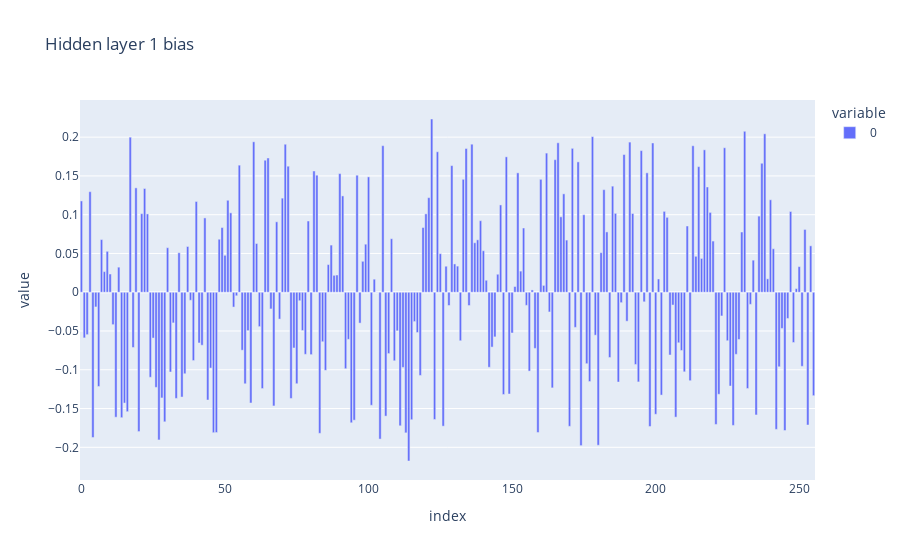
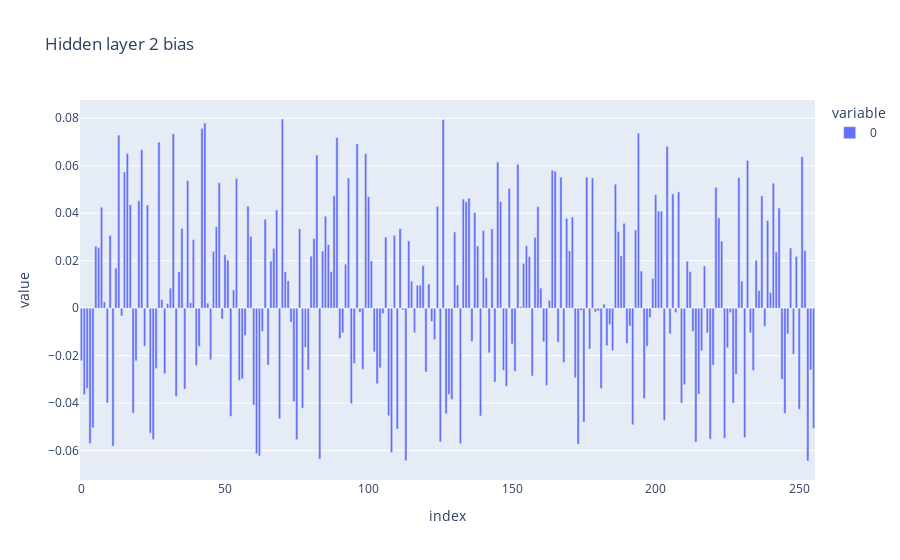
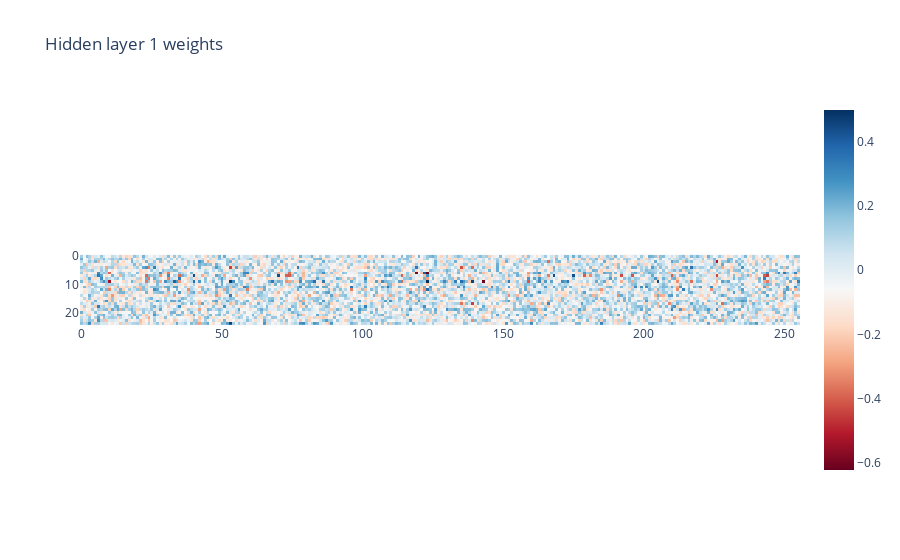
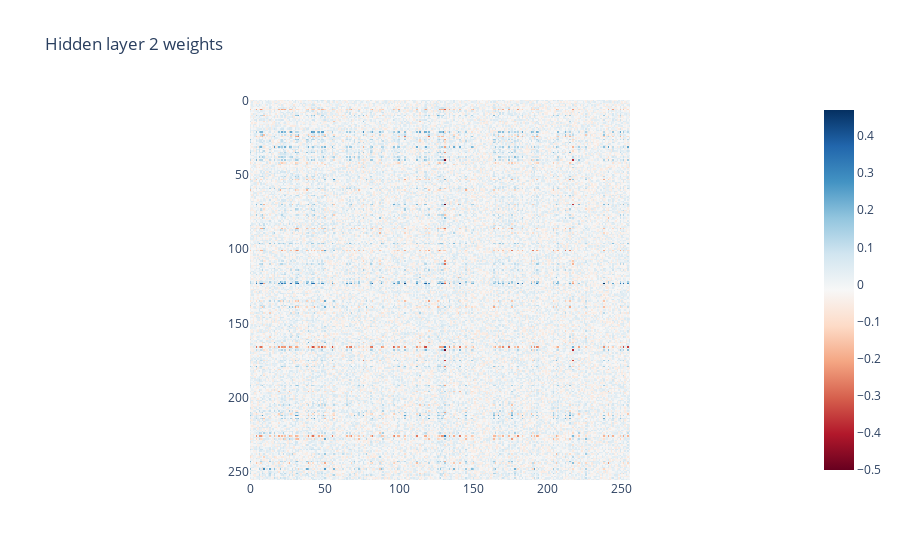

The code cell stored with these charts, in order, in its notebook:
### Code cell
import plotly.express as px
import plotly.graph_objects as go
from plotly.subplots import make_subplots

def analyze_hidden_layer_weights(analyzer: ModelAnalyzer):
    def get_layer_weights(layer):
        weights, biases = layer.parameters()
        return weights.T.detach().numpy(), biases.detach().numpy()
    
    wts_1, b_1 = get_layer_weights(analyzer.hidden_1)
    wts_2, b_2 = get_layer_weights(analyzer.hidden_2)
    
    px.bar(b_1, title="Hidden layer 1 bias", color_continuous_scale="RdBu").show()
    px.bar(b_2, title="Hidden layer 2 bias", color_continuous_scale="RdBu").show()
    px.imshow(wts_1, title="Hidden layer 1 weights", color_continuous_scale="RdBu").show()
    px.imshow(wts_2, title="Hidden layer 2 weights", color_continuous_scale="RdBu").show()

def analyze_hidden_layer_activations(analyzer: ModelAnalyzer):
    obs = env.observation_space.sample()
    analyzer.run_single(obs)
    h_activations = analyzer.activations["hidden_1_relu"].T.detach().numpy()
    print(h_activations.shape)
    fig = px.bar(h_activations, title="Hidden layer 1 Relu activations")
    fig.show()

analyzer = ModelAnalyzer(dqn_model)
analyze_hidden_layer_weights(analyzer)

### Figure 1 — Plotly figure (JSON) as saved in the notebook; plotly's stock layout.template omitted (floating-point values rounded to 4 significant figures; data arrays with more than 128 entries replaced by an {"elided": "..."} marker saying what was removed)
{"data": [{"alignmentgroup": "True", "hovertemplate": "variable=0<br>index=%{x}<br>value=%{y}<extra></extra>", "legendgroup": "0", "marker": {"color": "#636efa", "pattern": {"shape": ""}}, "name": "0", "offsetgroup": "0", "orientation": "v", "showlegend": true, "textposition": "auto", "type": "bar", "x": {"elided": "256 int values"}, "xaxis": "x", "y": {"elided": "256 float values"}, "yaxis": "y"}], "layout": {"barmode": "relative", "legend": {"title": {"text": "variable"}, "tracegroupgap": 0}, "title": {"text": "Hidden layer 1 bias"}, "xaxis": {"anchor": "y", "domain": [0, 1], "title": {"text": "index"}}, "yaxis": {"anchor": "x", "domain": [0, 1], "title": {"text": "value"}}}}

### Figure 2 — Plotly figure (JSON) as saved in the notebook; plotly's stock layout.template omitted (floating-point values rounded to 4 significant figures; data arrays with more than 128 entries replaced by an {"elided": "..."} marker saying what was removed)
{"data": [{"alignmentgroup": "True", "hovertemplate": "variable=0<br>index=%{x}<br>value=%{y}<extra></extra>", "legendgroup": "0", "marker": {"color": "#636efa", "pattern": {"shape": ""}}, "name": "0", "offsetgroup": "0", "orientation": "v", "showlegend": true, "textposition": "auto", "type": "bar", "x": {"elided": "256 int values"}, "xaxis": "x", "y": {"elided": "256 float values"}, "yaxis": "y"}], "layout": {"barmode": "relative", "legend": {"title": {"text": "variable"}, "tracegroupgap": 0}, "title": {"text": "Hidden layer 2 bias"}, "xaxis": {"anchor": "y", "domain": [0, 1], "title": {"text": "index"}}, "yaxis": {"anchor": "x", "domain": [0, 1], "title": {"text": "value"}}}}

### Figure 3 — Plotly figure (JSON) as saved in the notebook; plotly's stock layout.template omitted (floating-point values rounded to 4 significant figures; data arrays with more than 128 entries replaced by an {"elided": "..."} marker saying what was removed)
{"data": [{"coloraxis": "coloraxis", "hovertemplate": "x: %{x}<br>y: %{y}<br>color: %{z}<extra></extra>", "name": "0", "type": "heatmap", "xaxis": "x", "yaxis": "y", "z": {"elided": "25x256 float values"}}], "layout": {"coloraxis": {"colorscale": [[0, "rgb(103,0,31)"], [0.1, "rgb(178,24,43)"], [0.2, "rgb(214,96,77)"], [0.3, "rgb(244,165,130)"], [0.4, "rgb(253,219,199)"], [0.5, "rgb(247,247,247)"], [0.6, "rgb(209,229,240)"], [0.7, "rgb(146,197,222)"], [0.8, "rgb(67,147,195)"], [0.9, "rgb(33,102,172)"], [1, "rgb(5,48,97)"]]}, "title": {"text": "Hidden layer 1 weights"}, "xaxis": {"anchor": "y", "constrain": "domain", "domain": [0, 1], "scaleanchor": "y"}, "yaxis": {"anchor": "x", "autorange": "reversed", "constrain": "domain", "domain": [0, 1]}}}

### Figure 4 — Plotly figure (JSON) as saved in the notebook; plotly's stock layout.template omitted (floating-point values rounded to 4 significant figures; data arrays with more than 128 entries replaced by an {"elided": "..."} marker saying what was removed)
{"data": [{"coloraxis": "coloraxis", "hovertemplate": "x: %{x}<br>y: %{y}<br>color: %{z}<extra></extra>", "name": "0", "type": "heatmap", "xaxis": "x", "yaxis": "y", "z": {"elided": "256x256 float values"}}], "layout": {"coloraxis": {"colorscale": [[0, "rgb(103,0,31)"], [0.1, "rgb(178,24,43)"], [0.2, "rgb(214,96,77)"], [0.3, "rgb(244,165,130)"], [0.4, "rgb(253,219,199)"], [0.5, "rgb(247,247,247)"], [0.6, "rgb(209,229,240)"], [0.7, "rgb(146,197,222)"], [0.8, "rgb(67,147,195)"], [0.9, "rgb(33,102,172)"], [1, "rgb(5,48,97)"]]}, "title": {"text": "Hidden layer 2 weights"}, "xaxis": {"anchor": "y", "constrain": "domain", "domain": [0, 1], "scaleanchor": "y"}, "yaxis": {"anchor": "x", "autorange": "reversed", "constrain": "domain", "domain": [0, 1]}}}
